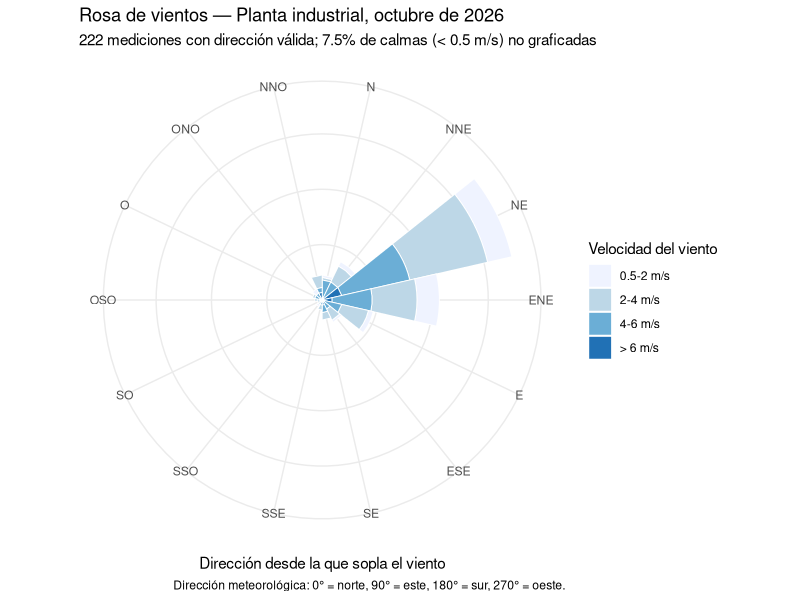
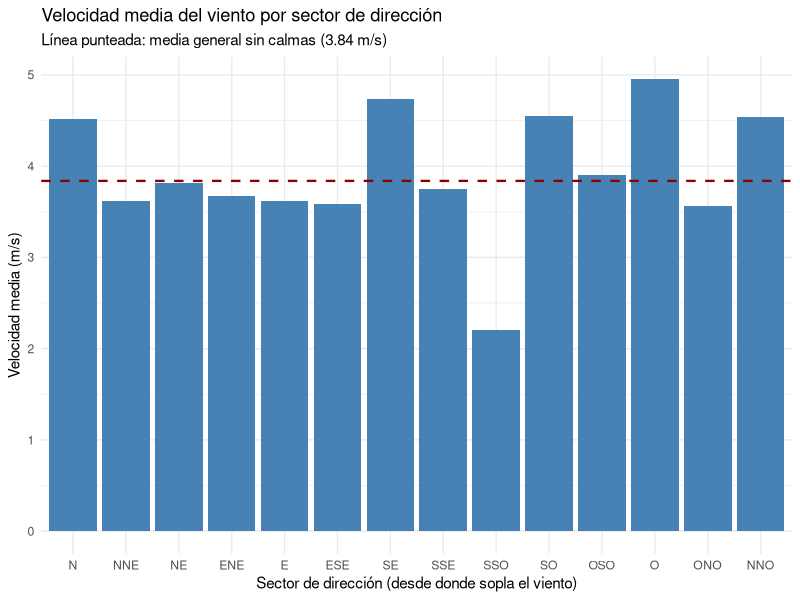

Generate these figures, in order, with R:
# ==========================================================================
# 26. Rosa de vientos: dirección y velocidad del viento en una planta
#    industrial
# ==========================================================================
# Autor: Dr. José Juan Torres Martínez
# Docente de Ciencias Químicas
# Universidad Autónoma de San Luis Potosí (UASLP)
# México
#
# Material académico para estudiantes
# Serie "Fenómenos de Transporte" — Lección 26 (Simulación ambiental)
#
# Descripción: Se leen las mediciones horarias de dirección y velocidad
#   del viento de una estación meteorológica instalada en el patio de una
#   planta industrial (datos_viento.csv, octubre de 2026) y se construye
#   la rosa de vientos: frecuencia de ocurrencia por sector de dirección
#   (16 sectores de 22.5 grados) y velocidad media por sector. La
#   dirección del viento se registra con la convención meteorológica:
#   es la dirección DESDE LA QUE sopla el viento, en grados medidos
#   desde el norte y en sentido horario (0 grados = norte, 90 = este,
#   180 = sur, 270 = oeste). Todas las frecuencias y velocidades medias
#   se calculan A PARTIR DE LOS DATOS; nada está dado de antemano.
#
# Objetivos de aprendizaje:
#   - Leer mediciones reales de viento con read_csv().
#   - Separar las calmas (viento menor que 0.5 m/s), que no tienen
#     dirección definida.
#   - Clasificar cada medición en uno de 16 sectores de dirección.
#   - Calcular la frecuencia por sector y la velocidad media por sector.
#   - Construir la rosa de vientos con ggplot2 en coordenadas polares.
#
# Datos: archivo datos_viento.csv (240 mediciones, una cada 3 horas,
#   del 1 al 30 de octubre de 2026). Columnas: fecha_hora,
#   direccion_grados (grados, convención meteorológica) y
#   velocidad_ms (m/s). La estación es la de la planta; los datos son
#   de ejemplo para la lección.
#
# Paquetes: tidyverse (ggplot2, dplyr, readr). Los demás archivos del
#   repositorio usan R base; estas dos lecciones de simulación ambiental
#   usan tidyverse para los gráficos. Si falta, instalarlo una vez con
#   install.packages("tidyverse").
#
# Referencia: Organización Meteorológica Mundial (OMM), Guide to
#   Meteorological Instruments and Methods of Observation (WMO-No. 8):
#   la dirección del viento se reporta como la dirección desde la que
#   sopla, en grados desde el norte, y la rosa de vientos resume la
#   frecuencia por sector. El umbral de calma de 0.5 m/s es el valor
#   habitual de trabajo para anemómetros de cazoletas en estudios de
#   rosa de vientos.
# ==========================================================================

library(tidyverse)

# --------------------------------------------------------------------------
# 1. Lectura de los datos
# --------------------------------------------------------------------------

viento <- read_csv("datos_viento.csv", col_types = cols(
  fecha_hora = col_character(),
  direccion_grados = col_double(),
  velocidad_ms = col_double()
))

n_total <- nrow(viento)

# --------------------------------------------------------------------------
# 2. Calmas: mediciones con velocidad menor que 0.5 m/s
# --------------------------------------------------------------------------
# Con viento tan débil la veleta no marca una dirección confiable, así
# que esas mediciones se cuentan aparte como calmas y no entran en la
# rosa de vientos. La frecuencia por sector se calcula sobre las
# mediciones con dirección válida.

umbral_calma <- 0.5  # m/s

viento <- viento %>%
  mutate(calmo = velocidad_ms < umbral_calma)

n_calmas <- sum(viento$calmo)
porcentaje_calmas <- 100 * n_calmas / n_total

validas <- viento %>% filter(!calmo)
n_validas <- nrow(validas)

velocidad_media_total <- mean(viento$velocidad_ms)  # m/s, todas las mediciones
velocidad_media_validas <- mean(validas$velocidad_ms)  # m/s, sin calmas
velocidad_maxima <- max(viento$velocidad_ms)  # m/s

# --------------------------------------------------------------------------
# 3. Clasificación en 16 sectores de dirección
# --------------------------------------------------------------------------
# Cada sector mide 22.5 grados (360 / 16). El sector N cubre de 348.75
# a 11.25 grados, el NNE de 11.25 a 33.75, y así en sentido horario.
# Sumar 11.25 grados antes de dividir centra cada sector en su rumbo
# nominal (N = 0, NNE = 22.5, NE = 45, ...).

sectores <- c("N", "NNE", "NE", "ENE", "E", "ESE", "SE", "SSE",
              "S", "SSO", "SO", "OSO", "O", "ONO", "NO", "NNO")

validas <- validas %>%
  mutate(
    indice_sector = ((direccion_grados + 11.25) %/% 22.5) %% 16 + 1,
    sector = factor(sectores[indice_sector], levels = sectores),
    clase_velocidad = cut(velocidad_ms,
                          breaks = c(0.5, 2, 4, 6, Inf),
                          labels = c("0.5-2 m/s", "2-4 m/s",
                                     "4-6 m/s", "> 6 m/s"),
                          right = FALSE)
  )

# --------------------------------------------------------------------------
# 4. Frecuencia por sector y velocidad media por sector
# --------------------------------------------------------------------------
# La frecuencia de un sector es el número de mediciones en ese sector
# dividido entre el número de mediciones con dirección válida, en
# porcentaje. La velocidad media por sector es el promedio de las
# velocidades medidas en ese sector.

rosa <- validas %>%
  count(sector, clase_velocidad, name = "n") %>%
  mutate(frecuencia_pct = 100 * n / n_validas)

velocidad_por_sector <- validas %>%
  group_by(sector) %>%
  summarise(
    n = n(),
    frecuencia_pct = 100 * n() / n_validas,
    velocidad_media = mean(velocidad_ms),  # m/s
    .groups = "drop"
  ) %>%
  arrange(desc(frecuencia_pct))

sector_dominante <- velocidad_por_sector$sector[1]
frecuencia_dominante <- velocidad_por_sector$frecuencia_pct[1]

# --------------------------------------------------------------------------
# 5. Resultados en consola
# --------------------------------------------------------------------------

cat("----------------------------------------\n")
cat("Rosa de vientos — octubre de 2026\n")
cat("----------------------------------------\n")
cat("Mediciones totales:", n_total, "\n")
cat("Calmas (< 0.5 m/s):", n_calmas,
    "(", round(porcentaje_calmas, 1), "%)\n")
cat("Mediciones con dirección válida:", n_validas, "\n")
cat("Velocidad media (todas):", round(velocidad_media_total, 2), "m/s\n")
cat("Velocidad media (sin calmas):", round(velocidad_media_validas, 2), "m/s\n")
cat("Velocidad máxima:", round(velocidad_maxima, 1), "m/s\n")
cat("Sector dominante:", as.character(sector_dominante),
    "con", round(frecuencia_dominante, 1), "% de las mediciones válidas\n")
cat("----------------------------------------\n")
print(as.data.frame(velocidad_por_sector), row.names = FALSE)
cat("----------------------------------------\n")

# --------------------------------------------------------------------------
# 6. Gráfico 1: rosa de vientos
# --------------------------------------------------------------------------
# Cada barra es un sector de dirección; su longitud es la frecuencia
# en porcentaje y está dividida por clase de velocidad. La rosa muestra
# desde dónde sopla el viento: una barra larga hacia el NE significa
# que el viento sopla frecuentemente DESDE el noreste.

rosa_vientos <- ggplot(rosa, aes(x = sector, y = frecuencia_pct,
                                 fill = clase_velocidad)) +
  geom_col(width = 1, color = "white", linewidth = 0.3) +
  coord_polar(theta = "x", start = 0, direction = 1) +
  scale_fill_brewer(palette = "Blues", name = "Velocidad del viento") +
  labs(
    title = "Rosa de vientos — Planta industrial, octubre de 2026",
    subtitle = paste0(n_validas, " mediciones con dirección válida; ",
                      round(porcentaje_calmas, 1),
                      "% de calmas (< 0.5 m/s) no graficadas"),
    x = "Dirección desde la que sopla el viento",
    y = "Frecuencia (%)",
    caption = "Dirección meteorológica: 0° = norte, 90° = este, 180° = sur, 270° = oeste."
  ) +
  theme_minimal() +
  theme(axis.text.y = element_blank(),
        axis.title.y = element_blank())

ggsave("26_rosa_de_vientos.png", rosa_vientos,
       width = 8, height = 7, dpi = 300)

# Interpretación
#   Qué muestra: la frecuencia con la que el viento sopló desde cada
#   uno de los 16 sectores de dirección durante octubre de 2026, con
#   cada barra dividida por clase de velocidad del viento.
#   Ejes: el ángulo es la dirección DESDE LA QUE sopla el viento, en
#   grados desde el norte en sentido horario (0° = N arriba, 90° = E a
#   la derecha, 180° = S abajo, 270° = O a la izquierda). La distancia
#   desde el centro es la frecuencia en porcentaje (%), calculada sobre
#   las mediciones con dirección válida. El color indica la clase de
#   velocidad del viento en m/s (metros por segundo). La frecuencia es
#   adimensional en el sentido de que es un porcentaje, pero se expresa
#   en % sobre el total de mediciones válidas.
#   Patrón: la barra más larga apunta al NE, con 35.1% de las
#   mediciones válidas, seguida por el ENE con 21.2%. Juntas, las
#   direcciones del noreste y este-noreste concentran más de la mitad
#   del mes. Las velocidades más frecuentes en esos sectores están
#   entre 2 y 6 m/s. Los sectores del sur y suroeste casi no aparecen:
#   el viento rara vez sopló desde ahí en este mes.
#   Qué significa: en esta planta el viento dominante viene del
#   noreste. Cualquier emisión de la planta se transporta
#   preferentemente hacia el suroeste, que es la dirección opuesta a
#   la de origen del viento. Esa es la información que usa la
#   Lección 27 para saber hacia dónde se dispersa un contaminante.

# --------------------------------------------------------------------------
# 7. Gráfico 2: velocidad media por sector
# --------------------------------------------------------------------------

grafica_velocidad <- ggplot(velocidad_por_sector,
                            aes(x = sector, y = velocidad_media)) +
  geom_col(fill = "steelblue") +
  geom_hline(yintercept = velocidad_media_validas,
             linetype = "dashed", color = "darkred", linewidth = 0.8) +
  labs(
    title = "Velocidad media del viento por sector de dirección",
    subtitle = paste0("Línea punteada: media general sin calmas (",
                      round(velocidad_media_validas, 2), " m/s)"),
    x = "Sector de dirección (desde donde sopla el viento)",
    y = "Velocidad media (m/s)"
  ) +
  theme_minimal()

ggsave("26_velocidad_media_por_sector.png", grafica_velocidad,
       width = 8, height = 5, dpi = 300)

# Interpretación
#   Qué muestra: la velocidad media del viento en cada sector de
#   dirección, calculada a partir de las mediciones de ese sector.
#   Ejes: el eje x es el sector de dirección (categoría, sin unidades;
#   cada sector cubre 22.5 grados). El eje y es la velocidad media del
#   viento en m/s (metros por segundo). La línea punteada marca la
#   velocidad media general sin calmas, 3.84 m/s.
#   Patrón: las velocidades medias por sector son parecidas entre sí,
#   entre 2.2 y 5.0 m/s. Los sectores O y SE tienen las medias más
#   altas (4.95 y 4.74 m/s), pero son poco frecuentes (1.8% y 3.6% de
#   las mediciones), así que aportan poco al promedio general. El
#   sector dominante NE tiene una media de 3.81 m/s, prácticamente
#   igual a la media general. El sector SSO tiene la media más baja
#   (2.2 m/s) con solo 3 mediciones.
#   Qué significa: la velocidad del viento no depende mucho de la
#   dirección en este mes; el viento es moderado (alrededor de 4 m/s)
#   venga de donde venga. Para la dispersión de contaminantes, lo
#   que cambia con la dirección es hacia dónde va el penacho, no qué
#   tan rápido se diluye, porque la velocidad es parecida en todos
#   los sectores.

# --------------------------------------------------------------------------
# Qué aprendimos
# --------------------------------------------------------------------------
#   - La dirección del viento se reporta con la convención
#     meteorológica: es la dirección DESDE LA QUE sopla, en grados
#     desde el norte y en sentido horario.
#   - Las calmas (menos de 0.5 m/s) no tienen dirección confiable y se
#     cuentan aparte: en este mes fueron 7.5% de las mediciones.
#   - La rosa de vientos resume 240 mediciones en 16 frecuencias por
#     sector: el viento dominante sopló desde el NE (35.1%) y el ENE
#     (21.2%).
#   - La velocidad media del viento fue 3.57 m/s con todas las
#     mediciones y 3.84 m/s sin contar las calmas; el máximo medido
#     fue 7.6 m/s.
#   - La dirección dominante dice hacia dónde se transporta lo que
#     emite la planta: del NE hacia el SO. La Lección 27 usa esa
#     idea para modelar la dispersión de un contaminante.
